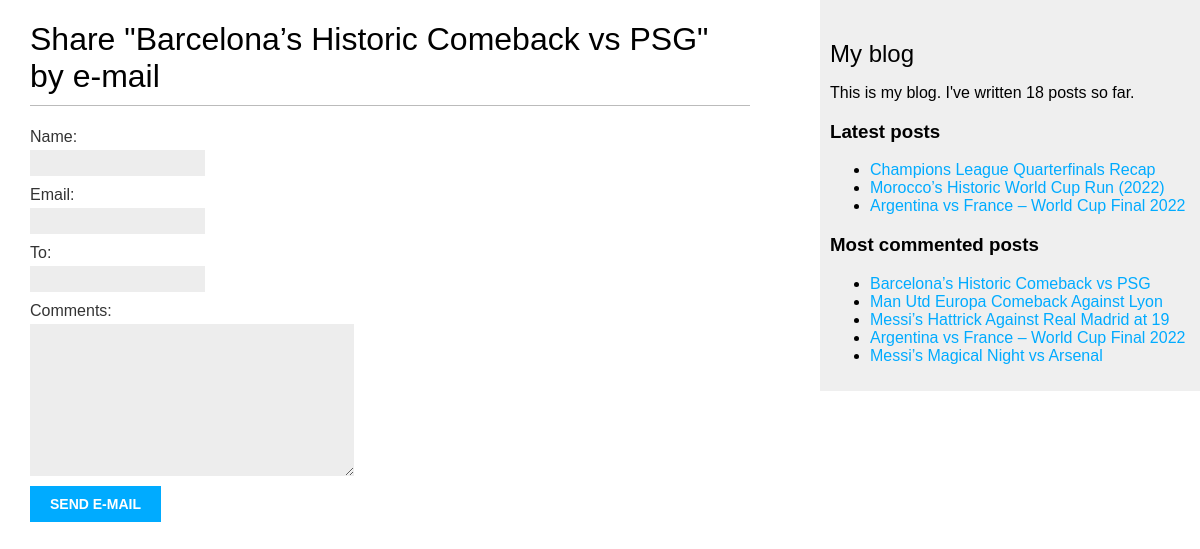
/blog/2/share/, run on the app's committed database.
### blog/models.py (models this page shows, shortened)
class Post(models.Model):
    class Status(models.TextChoices):
        DRAFT = 'DE', 'Draft'
        PUBLISHED = 'PB', 'Published'
    title = models.CharField(max_length=250)
    slug = models.SlugField(max_length=250, unique_for_date='publish')
    author = models.ForeignKey(
        settings.AUTH_USER_MODEL,
        on_delete = models.CASCADE,
        related_name = 'blog_posts'
    )
    objects = models.Manager()
    published = PublishedManager()
    tags = TaggableManager()
    body = models.TextField()
    publish = models.DateTimeField(default=timezone.now)
    created = models.DateTimeField(auto_now_add=True)
    updated = models.DateTimeField(auto_now=True)
    status = models.CharField(
        max_length = 2,
        choices = Status,
        default = Status.DRAFT
    )
    class Meta:
        ordering = ['-publish']
        indexes = [
            models.Index(fields=['-publish']),
        ]
    def get_absolute_url(self):
        return reverse(
            'blog:post_detail',
            args=[
                self.publish.year,
                self.publish.month,
                self.publish.day,
                self.slug
            ]
        )

### blog/views.py (the view)
# urls.py: path('<int:post_id>/share/', views.post_share, name='post_share'),
def post_share(request, post_id):
    post = get_object_or_404(
        Post,
        id=post_id,
        status=Post.Status.PUBLISHED
    )
    sent = False
    if request.method == 'POST':
        form = EmailPostForm(request.POST)
        if form.is_valid():
            cd = form.cleaned_data
            post_url = request.build_absolute_uri(
                post.get_absolute_url()
            )
            subject = (
                f"{cd['name']} ({cd['email']}) "
                f"recommends you read {post.title}"
            )
            message = (
                f"Read {post.title} at {post_url}\n\n"
                f"{cd['name']}'s comments: {cd['comments']}"
            )
            send_mail(
                subject=subject,
                message=message,
                from_email=None,
                recipient_list=[cd['to']],
            )
            sent = True
    else:
        form = EmailPostForm()
    return render(
        request,
        'blog/post/share.html',
        {
            'post': post,
            'form': form,
            'sent': sent
        },
    )

### blog/forms.py
class EmailPostForm(forms.Form):
    name = forms.CharField(max_length=25)
    email = forms.EmailField()
    to = forms.EmailField()
    comments = forms.CharField(
        required=False,
        widget=forms.Textarea
    )

### blog/models.py (called while the page is built)
    def get_queryset(self):
        return(
            super().get_queryset().filter(status = Post.Status.PUBLISHED)
        )

### blog/templatetags/blog_tags.py (called while the page is built)
@register.simple_tag
def total_posts():
    return Post.published.count()

@register.inclusion_tag('blog/post/latest_posts.html')
def show_latest_posts(count=5):
    latest_posts = Post.published.order_by('-publish')[:count]
    return{'latest_posts': latest_posts}

@register.simple_tag
def get_most_commented_posts(count=5):
    return Post.published.annotate(
        total_comments = Count('comments')
    ).order_by('-total_comments')[:count]

### blog/templates/blog/post/share.html (shortened to what this page needs)
{% extends "blog/base.html" %}
{% block content %}
  {% if sent %}
    <h1>E-mail successfully sent</h1>
    <p>
      "{{ post.title }}" was successfully sent to {{ form.cleaned_data.to }}.
    </p>
  {% else %}
    <h1>Share "{{ post.title }}" by e-mail</h1>
    <form method="post">
      {{ form.as_p }}
      <input type="submit" value="Send e-mail">
    </form>
  {% endif %}
{% endblock %}

### blog/templates/blog/base.html (shortened to what this page needs)
{% load blog_tags %}
{% load static %}
<!DOCTYPE html>
<html>
<head>
  <link href="{% static 'blog.css' %}" rel="stylesheet">
</head>
<body>
    <div id="content">
        {% block content %}
        {% endblock %}
      </div>
      <div id="sidebar">
        <h2>My blog</h2>
        <p>
        This is my blog.
        I've written {% total_posts %} posts so far.
        </p>
        <h3>Latest posts</h3>
        {% show_latest_posts 3 %}
        <h3>Most commented posts</h3>
        {% get_most_commented_posts as most_commented_posts %}
        <ul>
          {% for post in most_commented_posts %}
            <li>
              <a href="{{ post.get_absolute_url }}">{{ post.title }}</a>
            </li>
          {% endfor %}
        </ul>
      </div>
    </body>
    </html>

### blog/templates/blog/post/latest_posts.html
<ul>
    {% for post in latest_posts %}
      <li>
        <a href="{{ post.get_absolute_url }}">{{ post.title }}</a>
      </li>
    {% endfor %}
  </ul>

### blog/static/blog.css (style rules this page uses)
body { margin:0; padding:0; font-family:helvetica, sans-serif; }
a { color:#00abff; text-decoration:none; }
h1 { font-weight:normal; border-bottom:1px solid #bbb; padding:0 0 10px 0; }
h2 { font-weight:normal; margin:30px 0 0; }
#content { float:left; width:60%; padding:0 0 0 30px; }
#sidebar { float:right; width:30%; padding:10px; background:#efefef; height:100%; }
label { float:left; clear:both; color:#333; margin-bottom:4px; }
input, textarea { clear:both; float:left; margin:0 0 10px; background:#ededed; border:0; padding:6px 10px; font-size:12px; }
input[type=submit] { font-weight:bold; background:#00abff; color:#fff; padding:10px 20px; font-size:14px; text-transform:uppercase; }

### data on the page
Post: title "Barcelona’s Historic Comeback vs PSG"
Post: title "Champions League Quarterfinals Recap"
Post: title "Morocco’s Historic World Cup Run (2022)"
Post: title "Argentina vs France – World Cup Final 2022"
Post: title "Man Utd Europa Comeback Against Lyon"
Post: title "Messi’s Hattrick Against Real Madrid at 19"
Post: title "Messi’s Magical Night vs Arsenal"
